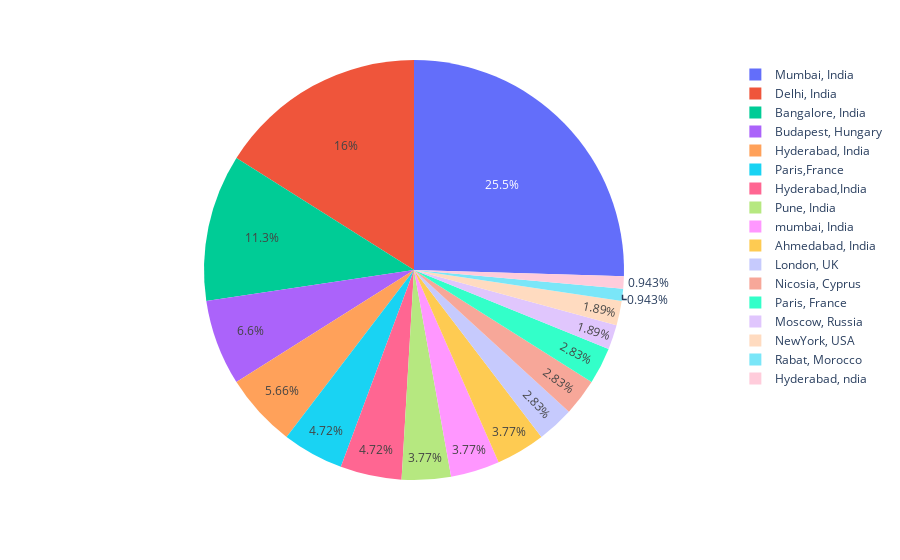

Notebook cell for this chart:
### Code cell
# P - Pie 

x = DB['Transaction']   # Run through all variables on by one

import plotly.express as px
fig = px.pie(DB,x)
fig.show()

### Figure 1 — Plotly figure (JSON) as saved in the notebook; plotly's stock layout.template omitted (floating-point values rounded to 4 significant figures)
{"data": [{"domain": {"x": [0, 1], "y": [0, 1]}, "hovertemplate": "Transaction=%{label}<extra></extra>", "labels": ["Bangalore, India", "Bangalore, India", "London, UK", "London, UK", "Bangalore, India", "Bangalore, India", "Moscow, Russia", "Rabat, Morocco", "Bangalore, India", "Paris,France", "Hyderabad, India", "Hyderabad, India", "Mumbai, India", "Hyderabad,India", "Hyderabad,India", "Hyderabad,India", "Budapest, Hungary", "Mumbai, India", "Hyderabad,India", "Hyderabad,India", "Mumbai, India", "Mumbai, India", "Mumbai, India", "Mumbai, India", "Pune, India", "Mumbai, India", "Mumbai, India", "Mumbai, India", "Budapest, Hungary", "Mumbai, India", "Paris,France", "mumbai, India", "London, UK", "Budapest, Hungary", "Budapest, Hungary", "Budapest, Hungary", "Mumbai, India", "Nicosia, Cyprus", "Bangalore, India", "Mumbai, India", "Mumbai, India", "Delhi, India", "Delhi, India", "Paris,France", "Delhi, India", "NewYork, USA", "Nicosia, Cyprus", "Delhi, India", "NewYork, USA", "Delhi, India", "Nicosia, Cyprus", "Paris, France", "Ahmedabad, India", "Ahmedabad, India", "Bangalore, India", "Ahmedabad, India", "Paris, France", "Paris, France", "Ahmedabad, India", "Paris,France", "Paris,France", "Hyderabad, India", "Hyderabad, India", "Hyderabad, India", "Hyderabad, India", "Moscow, Russia", "Hyderabad, ndia", "Pune, India", "Mumbai, India", "Mumbai, India", "Delhi, India", "Bangalore, India", "Mumbai, India", "Pune, India", "Delhi, India", "Pune, India", "Mumbai, India", "Bangalore, India", "mumbai, India", "Mumbai, India", "Mumbai, India", "Delhi, India", "Mumbai, India", "Budapest, Hungary", "mumbai, India", "Delhi, India", "Budapest, Hungary", "Mumbai, India", "Mumbai, India", "Mumbai, India", "Mumbai, India", "Mumbai, India", "Mumbai, India", "Mumbai, India", "mumbai, India", "Delhi, India", "Delhi, India", "Bangalore, India", "Bangalore, India", "Delhi, India", "Delhi, India", "Delhi, India", "Delhi, India", "Delhi, India", "Bangalore, India", "Delhi, India"], "legendgroup": "", "name": "", "showlegend": true, "type": "pie"}], "layout": {"legend": {"tracegroupgap": 0}, "margin": {"t": 60}}}
